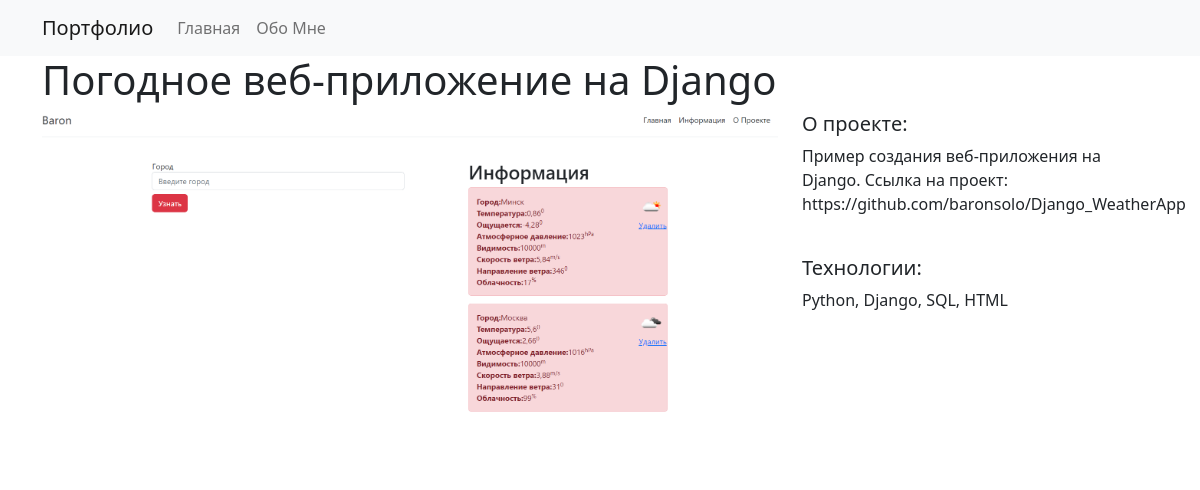
Page /3 on the committed database.
### my_site/models.py (models this page shows)
class Project(models.Model):
    title = models.CharField(max_length=100)
    description = models.TextField()
    technology = models.CharField(max_length=50)
    image = models.FileField(upload_to='img/')

### my_site/views.py (the view)
# urls.py: path('<int:pk>', views.detail, name='detail')
def detail(request, pk):
    project = Project.objects.get(pk=pk)
    context = {
        'project': project
    }
    return render(request, 'detail.html', context)

### my_site/templates/detail.html (shortened to what this page needs)
{% extends 'base.html' %}
{% load static %}
{% block body %}
<div class="container">
    <h1>{{ project.title }}</h1>
    <div class="row">
        <div class="col-md-8">
            <img src="{% static project.image %}" alt="" width="100%">
        </div>
        <div class="col-md-4">
            <h5>О проекте:</h5>
            <p>{{ project.description }}</p><br>
            <h5>Технологии:</h5>
            <p>{{ project.technology }}</p>
        </div>
    </div>
</div>
{% endblock %}

### rows in the picture
Project: title "Погодное веб-приложение на Django", image (picture), description "Пример создания веб-приложения на Django. Ссылка на проект: https://github.com/baronsolo/Django_WeatherApp", technology "Python, Django, SQL, HTML"
